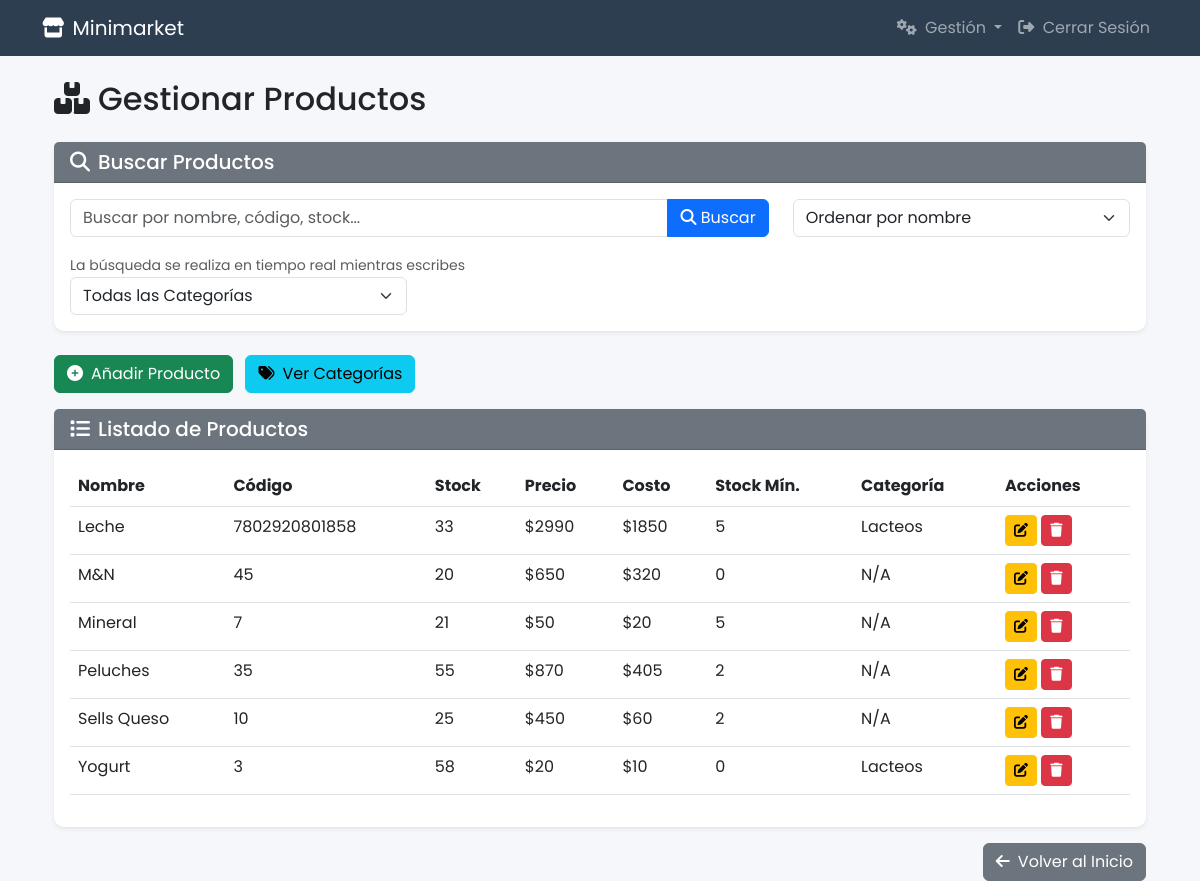
/gestionar_productos/ (signed in), run on the app's committed database.
### Tienda/models.py (models this page shows, shortened)
class Producto(models.Model):
    nombre = models.CharField(max_length=100, unique=True)
    codigo_barras = models.PositiveIntegerField(default=0, unique=True)
    stock = models.PositiveIntegerField(default=0)
    precio = models.PositiveIntegerField(default=0)
    costo = models.PositiveIntegerField(default=0)
    minimal_stock = models.PositiveIntegerField(default=0)
    categoria = models.ForeignKey(Categoria, on_delete=models.SET_NULL, null=True, blank=True, related_name='productos')

class Categoria(models.Model):
    nombre = models.CharField(max_length=100, unique=True)

### Tienda/views/product_views.py (the view, shortened to what this page needs)
# urls.py: path('gestionar_productos/', product_views.gestionar_productos, name='gestionar_productos'),
@login_required
@user_passes_test(is_superuser, login_url='home')
def gestionar_productos(request):
    productos = Producto.objects.all().order_by('nombre')
    productos = Producto.objects.all().order_by('nombre')
    context = {
        'productos': productos,
        'es_superadmin': request.user.is_superuser,
        'categorias': Categoria.objects.all().order_by('nombre')
    }
    return render(request, 'Tienda/productos.html', context)

### Tienda/views/product_views.py (called while the page is built)
def is_superuser(user):
    return user.is_superuser

### Tienda/templates/Tienda/productos.html (shortened to what this page needs)
{% extends 'Tienda/base_layout.html' %}
{% block content %}
<div class="container mt-4">
    <h2 class="mb-4"><i class="fas fa-boxes me-2"></i>Gestionar Productos</h2>
    <div class="card border-0 shadow-sm mb-4">
        <div class="card-header bg-secondary text-white">
            <h5 class="mb-0"><i class="fas fa-search me-2"></i>Buscar Productos</h5>
        </div>
        <div class="card-body">
            <div class="row">
                <div class="col-md-8">
                    <div class="input-group mb-3">
                        <input type="text" id="buscar-producto" class="form-control" placeholder="Buscar por nombre, código, stock...">
                        <button class="btn btn-primary" type="button" id="btn-buscar">
                            <i class="fas fa-search"></i> Buscar
                        </button>
                    </div>
                    <small class="text-muted">La búsqueda se realiza en tiempo real mientras escribes</small>
                </div>
                <div class="col-md-4">
                    <select id="filtro-producto" class="form-select">
                        <option value="nombre">Ordenar por nombre</option>
                    </select>
                </div>
                <div class="col-md-4">
                    <select id="filtro-categoria" class="form-select">
                        <option value="">Todas las Categorías</option>
                    </select>
                </div>
            </div>
        </div>
    </div>
    <div class="mb-3">
        <button class="btn btn-success" data-bs-toggle="modal" data-bs-target="#nuevoProductoModal">
            <i class="fas fa-plus-circle me-2"></i>Añadir Producto
        </button>
        <a href="{% url 'gestionar_categorias' %}" class="btn btn-info ms-2">
            <i class="fas fa-tags me-2"></i>Ver Categorías
        </a>
    </div>
    <div class="card border-0 shadow-sm">
        <div class="card-header bg-secondary text-white">
            <h5 class="mb-0"><i class="fas fa-list me-2"></i>Listado de Productos</h5>
        </div>
        <div class="card-body">
            <div class="table-responsive">
                <table class="table table-hover" id="tabla-productos">
                    <thead>
                        <tr>
                            <th>Nombre</th>
                            <th>Código</th>
                            <th>Stock</th>
                            <th>Precio</th>
                            <th>Costo</th>
                            <th>Stock Mín.</th>
                            <th>Categoría</th>
                            <th>Acciones</th>
                        </tr>
                    </thead>
                    <tbody>
                        {% for producto in productos %}
                        <tr class="fila-producto" data-nombre="{{ producto.nombre|lower }}" data-codigo="{{ producto.codigo_barras }}" data-stock="{{ producto.stock }}" data-precio="{{ producto.precio }}" data-costo="{{ producto.costo }}" data-minimal_stock="{{ producto.minimal_stock }}" data-categoria-id="{% if producto.categoria %}{{ producto.categoria.id }}{% else %}sin-categoria{% endif %}">
                            <td>{{ producto.nombre }}</td>
                            <td>{{ producto.codigo_barras }}</td>
                            <td>{{ producto.stock }}</td>
                            <td>${{ producto.precio|floatformat:0 }}</td>
                            <td>${{ producto.costo|floatformat:0 }}</td>
                            <td>{{ producto.minimal_stock }}</td>
                            <td>{{ producto.categoria.nombre|default:"N/A" }}</td>
                            <td>
                                <button class="btn btn-sm btn-warning editar-producto" data-id="{{ producto.id }}" data-nombre="{{ producto.nombre }}" data-codigo="{{ producto.codigo_barras }}" data-stock="{{ producto.stock }}" data-precio="{{ producto.precio }}" data-costo="{{ producto.costo }}" data-minimal_stock="{{ producto.minimal_stock }}" data-categoria-id="{% if producto.categoria %}{{ producto.categoria.id }}{% else %}sin-categoria{% endif %}"><i class="fas fa-edit"></i></button>
                                <button class="btn btn-sm btn-danger eliminar-producto" data-id="{{ producto.id }}"><i class="fas fa-trash"></i></button>
                            </td>
                        </tr>
                        {% empty %}
                        <tr id="no-resultados">
                            <td colspan="7" class="text-center">No hay productos registrados.</td>
                        </tr>
                        {% endfor %}
                    </tbody>
                </table>
            </div>
        </div>
    </div>
    <div class="d-flex justify-content-end mt-3">
        <a href="{% url 'home' %}" class="btn btn-secondary">
            <i class="fas fa-arrow-left me-2"></i>Volver al Inicio
        </a>
    </div>
</div>
{% endblock %}

### Tienda/templates/Tienda/base_layout.html (style rules this page uses)
:root { --primary-color: #2c3e50; --secondary-color: #3498db; --accent-color: #e74c3c; }
body { font-family: 'Poppins', sans-serif; background-color: #f5f7fa; }
.card { border-radius: 10px; box-shadow: 0 5px 15px rgba(0, 0, 0, 0.05); }
.card-header { background-color: var(--primary-color); border-radius: 10px 10px 0 0; }

### data on the page
Producto: nombre "Leche", codigo_barras "7802920801858", stock "33", precio "2990", costo "1850", minimal_stock "5", categoria.nombre "Lacteos"
Producto: nombre "M&N", codigo_barras "45", stock "20", precio "650", costo "320", minimal_stock "0", categoria.nombre "N/A"
Producto: nombre "Mineral", codigo_barras "7", stock "21", precio "50", costo "20", minimal_stock "5", categoria.nombre "N/A"
Producto: nombre "Peluches", codigo_barras "35", stock "55", precio "870", costo "405", minimal_stock "2", categoria.nombre "N/A"
Producto: nombre "Sells Queso", codigo_barras "10", stock "25", precio "450", costo "60", minimal_stock "2", categoria.nombre "N/A"
Producto: nombre "Yogurt", codigo_barras "3", stock "58", precio "20", costo "10", minimal_stock "0", categoria.nombre "Lacteos"
